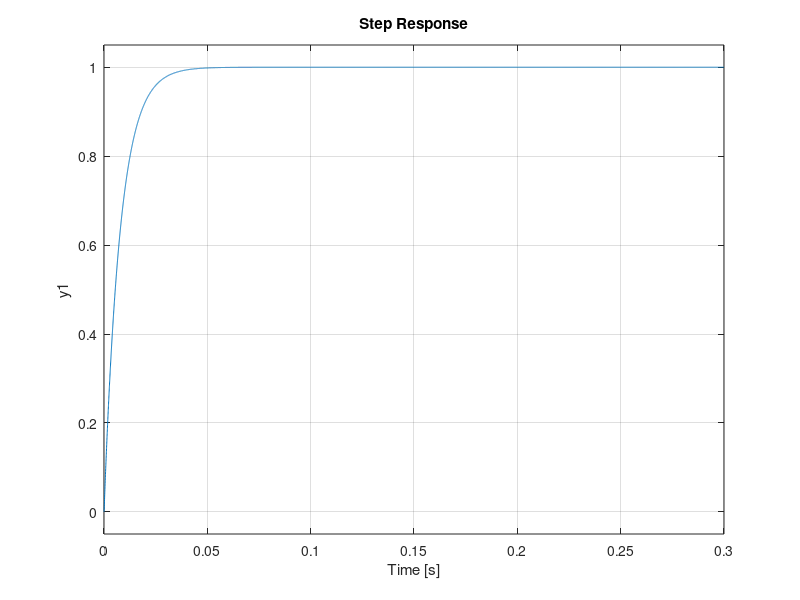
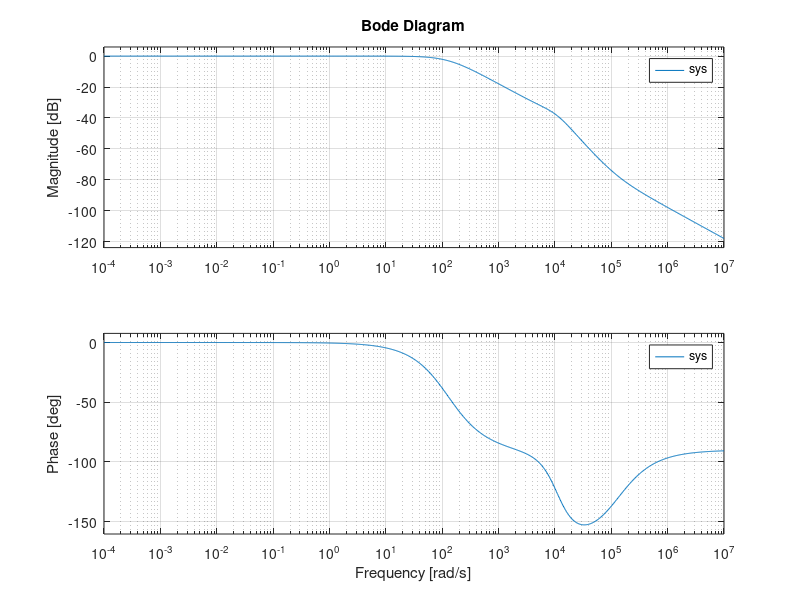

These figures' MATLAB source, in order:
% DC Motor Parameters
J = 2.28 * 10^(-7); %kg.m^2
B = 5.09 * 10^(-5); %Nm.s/rad
L = 0.411 * 10^(-3); %H
R = 6.23; %Ohm
K_t = 17.8 * 10^(-3); %Nm/A
K_e = 17.8 * 10^(-3); %V/(rad/s)

% DC Motor Tf
numerator = K_t;
denominator = [L*J, (L*B + R*J), R*B + K_t*K_e];
G_p = tf(numerator, denominator);

% PID parameters for inner loop
Kp_vel = 0.61;  
Ki_vel = 0.67;  
Kd_vel = 0.000005;  
G_in = pid(Kp_vel, Ki_vel, Kd_vel); %Transfer Function of inner PID

% PID parameters for outer loop 
Kp_pos = 135;
Ki_pos = 0.2694;
Kd_pos = 0.0134;
G_out = pid(Kp_pos, Ki_pos, Kd_pos); %Transfer Function of outer PID

% Integrator
integrator = tf(1, [1,0]);

% System Transfer Function
inner_loop = feedback(G_in * G_p, 1);
sys = feedback(G_out * inner_loop * integrator , 1);

% Step Plot
figure;
step(sys);
grid on

% Bode Plot
figure;
bode(sys);
grid on

[mag, phase, freq] = bode(sys);
mag_dB = 20*log10(squeeze(mag));

% Find frequencies where the magnitude is within -3 dB of the peak
peak_mag_dB = max(mag_dB);
bandwidth_indices = find(mag_dB >= (peak_mag_dB - 3));
bandwidth_range = freq(bandwidth_indices);
% Convert to Hz
max_bandwidth = max(bandwidth_range) / (2*pi);